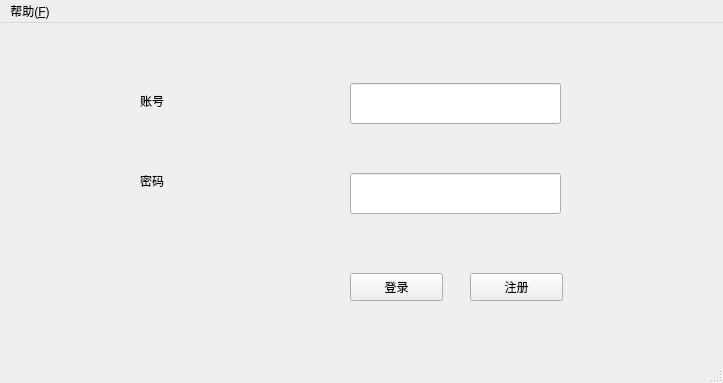
<?xml version="1.0" encoding="UTF-8"?>
<ui version="4.0">
 <class>MainWindow</class>
 <widget class="QMainWindow" name="MainWindow">
  <property name="geometry">
   <rect>
    <x>0</x>
    <y>0</y>
    <width>723</width>
    <height>383</height>
   </rect>
  </property>
  <property name="windowTitle">
   <string>欢迎来到的德莱联盟！</string>
  </property>
  <widget class="QWidget" name="centralwidget">
   <widget class="QPushButton" name="login_btn">
    <property name="geometry">
     <rect>
      <x>350</x>
      <y>250</y>
      <width>93</width>
      <height>28</height>
     </rect>
    </property>
    <property name="text">
     <string>登录</string>
    </property>
   </widget>
   <widget class="QPushButton" name="regi_btn">
    <property name="geometry">
     <rect>
      <x>470</x>
      <y>250</y>
      <width>93</width>
      <height>28</height>
     </rect>
    </property>
    <property name="text">
     <string>注册</string>
    </property>
   </widget>
   <widget class="QLabel" name="name_label">
    <property name="geometry">
     <rect>
      <x>140</x>
      <y>70</y>
      <width>72</width>
      <height>15</height>
     </rect>
    </property>
    <property name="text">
     <string>账号</string>
    </property>
   </widget>
   <widget class="QLabel" name="pwd_label">
    <property name="geometry">
     <rect>
      <x>140</x>
      <y>150</y>
      <width>72</width>
      <height>15</height>
     </rect>
    </property>
    <property name="text">
     <string>密码</string>
    </property>
   </widget>
   <widget class="QLineEdit" name="name_edit">
    <property name="geometry">
     <rect>
      <x>350</x>
      <y>60</y>
      <width>211</width>
      <height>41</height>
     </rect>
    </property>
    <property name="toolTip">
     <string>请输入6-10位的账号</string>
    </property>
   </widget>
   <widget class="QLineEdit" name="pwd_edit">
    <property name="geometry">
     <rect>
      <x>350</x>
      <y>150</y>
      <width>211</width>
      <height>41</height>
     </rect>
    </property>
    <property name="toolTip">
     <string>密码必须包括英文字母、数字、特殊符号</string>
    </property>
    <property name="echoMode">
     <enum>QLineEdit::Password</enum>
    </property>
   </widget>
  </widget>
  <widget class="QMenuBar" name="menubar">
   <property name="geometry">
    <rect>
     <x>0</x>
     <y>0</y>
     <width>723</width>
     <height>26</height>
    </rect>
   </property>
   <widget class="QMenu" name="help_menu">
    <property name="title">
     <string>帮助(&amp;F)</string>
    </property>
    <addaction name="about_action"/>
    <addaction name="help_action"/>
   </widget>
   <addaction name="help_menu"/>
  </widget>
  <widget class="QStatusBar" name="statusbar"/>
  <action name="about_action">
   <property name="text">
    <string>关于</string>
   </property>
   <property name="shortcut">
    <string>F4</string>
   </property>
  </action>
  <action name="help_action">
   <property name="text">
    <string>使用帮助</string>
   </property>
  </action>
 </widget>
 <resources/>
 <connections>
  <connection>
   <sender>regi_btn</sender>
   <signal>clicked()</signal>
   <receiver>MainWindow</receiver>
   <slot>showMaximized()</slot>
   <hints>
    <hint type="sourcelabel">
     <x>516</x>
     <y>289</y>
    </hint>
    <hint type="destinationlabel">
     <x>361</x>
     <y>191</y>
    </hint>
   </hints>
  </connection>
 </connections>
</ui>
